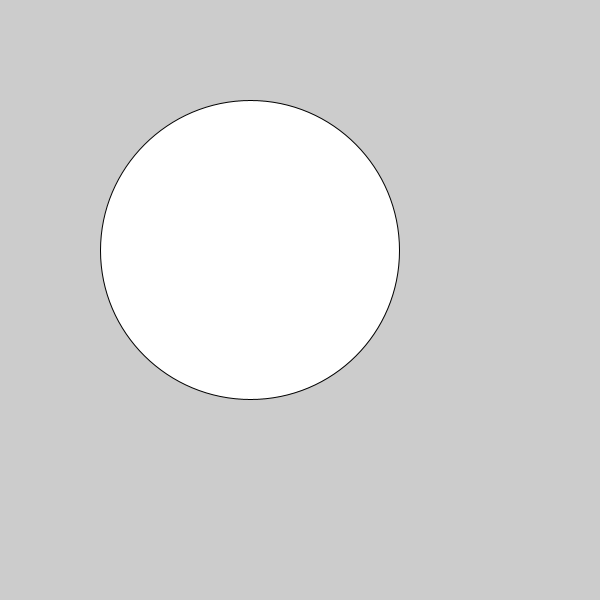
Frame 1 (no input)
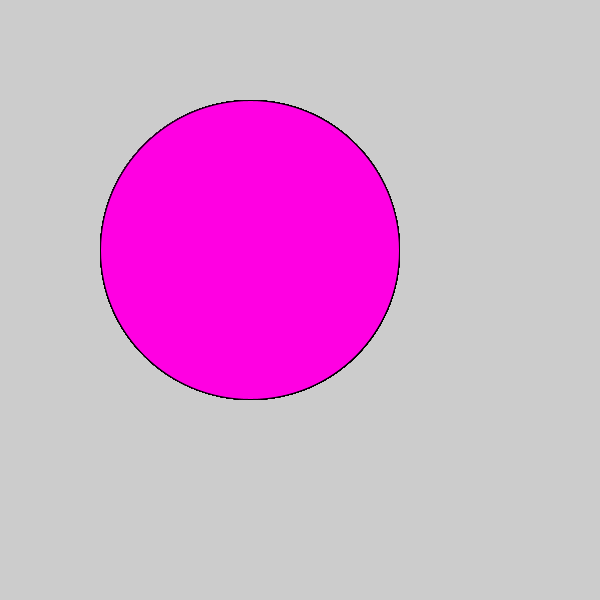
Frame 60 (the mouse pressed at the canvas centre just before this capture)
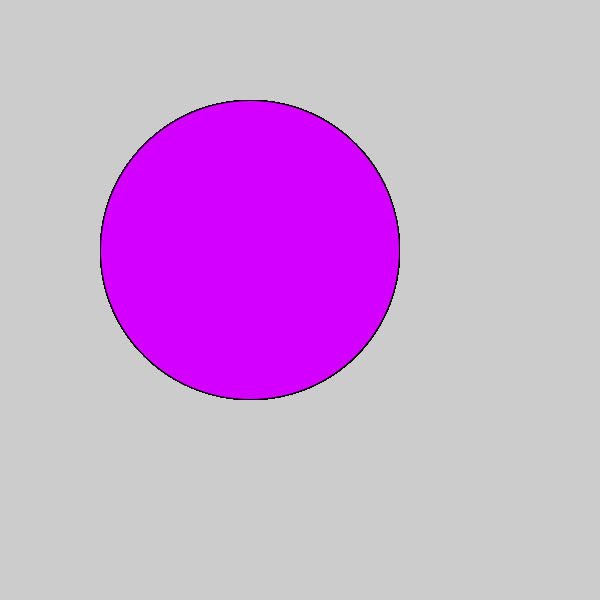
Frame 120 (the mouse held since frame 60 and released just before this capture)

The Processing sketch that drew these frames (run headless with seeded random() and noise(); from frame 60 on, the mouse is pressed at the canvas centre):

// Processing sketch: c_LogicalDot
// ── c_LogicalDot.pde

void setup() {
  
// 1. Set the size of the sketch. Make it 600 pixels square. 
  
size(600,600);
}

void draw() {
  
// 2. Draw an ellipse
// Run the program to make sure it works before moving on.
ellipse(250,250,299,299);

// 3. Change the color of the ellipse when the mouse is pressed.
//    Use the following code, but put your colors where indicated
//    Remember to use the   fill()  command to set colors.

if (mousePressed) {
 
   //  put one color here 
  fill(#D400FF);
  
} else {
  
   // put a different color here
  fill(#FF5A0D);

  fill(#FF00E2);
}  
  
  
  
}
